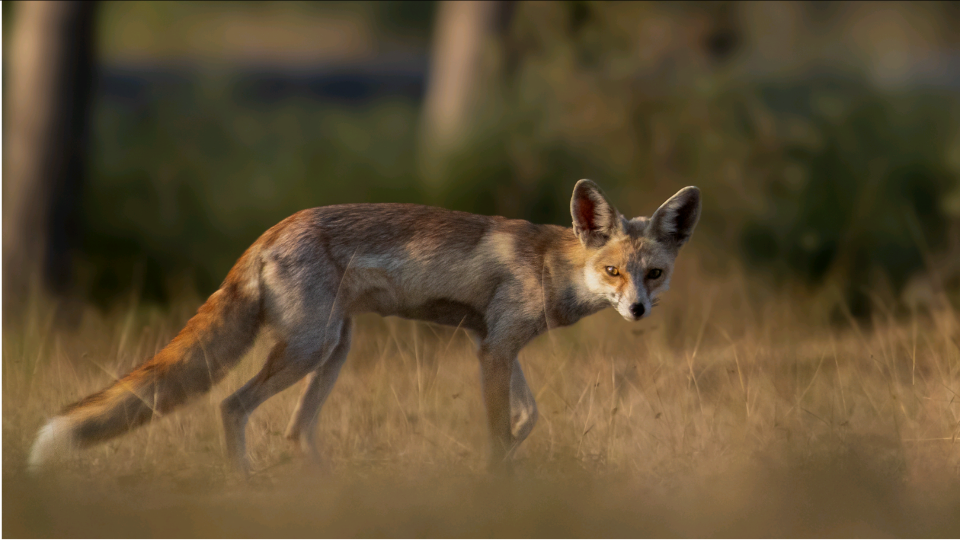
#> input picture content-archive/video/desert_fox/img/f1.png, 1920 x 1080 px, given in place of 35021122-image.jpg, which was not available (shown at 1/2 size)
$ python runfalcon2.py
#> lines starting #> are read from the running program, lines starting #| are printed output that depends on the picture; after the words box and inside, x2 and y2 are one past the last pixel; in counts of white or black regions, pixels touching at a corner belong together; pictures that were not available may be replaced by others from this repository, and a replacement may not be noted
### content-archive/code/carousels/ref2.py
import numpy as np, cv2, sys
from PIL import Image, ImageDraw, ImageFont, ImageFilter
U="/root/.claude/uploads/530e917f-6900-5386-87f2-01588fc50eb7/"
FL=["64a42d44","b1208e85","26726f42","dc158818","f02d75ca","4dec5138","35021122"]
FD="fonts/"; OUT="falcon/"
W,H=1080,1440
CREAM=(244,238,226); GOLD=(226,184,104); GREY=(190,186,176); BG=(10,12,10)
anton=lambda s:ImageFont.truetype(FD+"Anton-Regular.ttf",int(s))
bc=lambda s:ImageFont.truetype(FD+"BarlowCondensed-Medium.ttf",int(s))
bcs=lambda s:ImageFont.truetype(FD+"BarlowCondensed-SemiBold.ttf",int(s))
bar=lambda s:ImageFont.truetype(FD+"Barlow-Regular.ttf",int(s))
barm=lambda s:ImageFont.truetype(FD+"Barlow-Medium.ttf",int(s))
def corm(s):
    f=ImageFont.truetype(FD+"CormorantGaramond-Italic[wght].ttf",int(s))
    try: f.set_variation_by_axes([500])
    except Exception: pass
    return f

def load_subject(i,xr=None,crop=None):
#> called with i = 6, crop = (0.16, 0, 0.84, 0.48)
    src=Image.open(U+FL[i]+"-image.jpg").convert("RGB")
#> src is the input picture: PIL image 1920x1080 RGB; mean R, G, B 94.3, 77.8, 50.2
    a=np.array(Image.open(f"cutf/{i}.png").split()[-1])
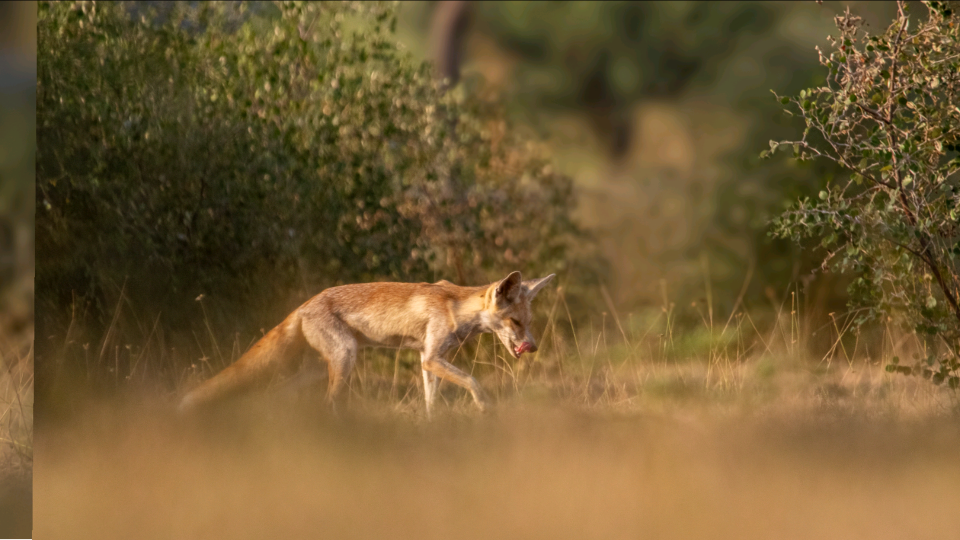
#> input picture content-archive/video/desert_fox/img/f2.png, 1920 x 1080 px, given in place of 6.png, which was not available (shown at 1/2 size)
    if crop:
        fx0,fy0,fx1,fy1=crop; X0,Y0,X1,Y1=int(fx0*src.width),int(fy0*src.height),int(fx1*src.width),int(fy1*src.height)
#> after `X0, Y0, X1, Y1 = (int(fx0 * src.width), int(fy0 * src.height), int(fx1`: X0 = 307; Y0 = 0; X1 = 1612; Y1 = 518
        src=src.crop((X0,Y0,X1,Y1)); a=a[Y0:Y1,X0:X1]
    b=(a>127).astype(np.uint8)
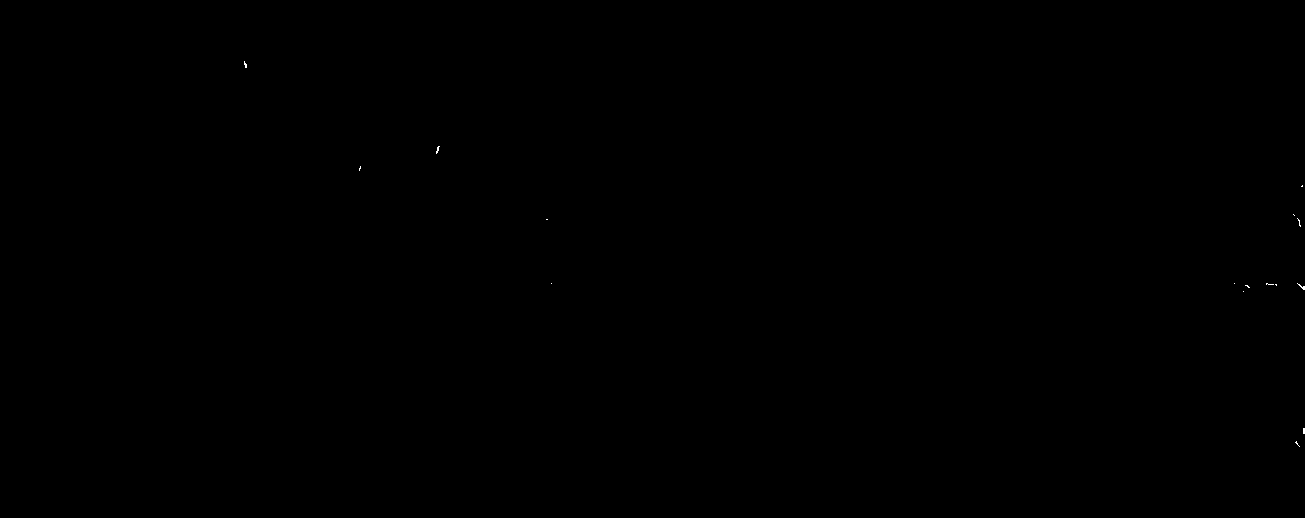
#> b: shape (518, 1305); values 0 (black) and 1 (white), 0.02% white in thin lines or dots, all inside (x1, y1, x2, y2) = (244, 61, 1305, 447)
    if xr:
        b[:, :int(xr[0]*b.shape[1])]=0; b[:, int(xr[1]*b.shape[1]):]=0
    # keep only components above 1% of the largest
    n,lab,st,_=cv2.connectedComponentsWithStats(b,8)
#> lab: shape (518, 1305) int32; 17 distinct labels, from 0 to 16
#> n = 17; st = 17 rows, first 6: [0, 0, 1305, 518, 675878], [244, 61, 3, 7, 13], [436, 146, 4, 8, 15], [359, 166, 2, 5, 6], [1301, 185, 2, 2, 3], [1293, 214, 2, 2, 2]
    if n>1:
        big=st[1:,4].max(); keep=[k+1 for k in range(n-1) if st[k+1,4]>=0.01*big]
#> after `big = st[1:, 4].max()`: big = 18
#> after `keep = [k + 1 for k in range(n - 1) if st[k + 1, 4] >= 0.01 * big]`: keep = [1, 2, 3, 4, 5, 6, 7, 8, 9, 10, 11, 12, 13, 14, 15, 16]
        b=np.isin(lab,keep).astype(np.uint8)
    ys,xs=np.where(b>0); bw,bh=xs.max()-xs.min(),ys.max()-ys.min()
#> after `ys, xs = np.where(b > 0)`: ys = 112 values from 61 to 446; xs = 112 values, max 1304 at index 79, min 244 at index 0, mean 984.1
#> after `bw, bh = (xs.max() - xs.min(), ys.max() - ys.min())`: bw = 1060; bh = 385
    k=max(3,int(0.035*max(bw,bh))|1)
#> k = 37
    b=cv2.morphologyEx(b,cv2.MORPH_CLOSE,cv2.getStructuringElement(cv2.MORPH_ELLIPSE,(k,k)))
#> b: shape (518, 1305); values 0 (black) and 1 (white), 0.06% white; 13 white regions (9 under 20 px), largest, box (x1, y1, x2, y2) and area: (1293, 202, 1305, 227) 148, (1295, 428, 1305, 447) 95, (1236, 284, 1252, 292) 52, (1297, 283, 1305, 290) 28
    # fill holes
    ff=b.copy(); h_,w_=ff.shape; m=np.zeros((h_+2,w_+2),np.uint8); cv2.floodFill(ff,m,(0,0),2)
#> after `h_, w_ = ff.shape`: h_ = 518; w_ = 1305
    b=np.where(ff==2,0,1).astype(np.uint8)
    alpha=cv2.GaussianBlur(b.astype(np.float32)*255,(0,0),1.6)
    tch=dict(t=b[0,:].mean()>0.01,b=b[-1,:].mean()>0.01,l=b[:,0].mean()>0.01,r=b[:,-1].mean()>0.01)
#> tch = {'t': False, 'b': False, 'l': False, 'r': True}
    return src,alpha,(xs.min(),ys.min(),xs.max(),ys.max()),tch

def gold_tex(seed=1):
    rng=np.random.default_rng(seed)
    yy=np.linspace(0,1,H)[:,None]; xx=np.linspace(0,1,W)[None,:]
    top=np.array([252,232,170],np.float32); bot=np.array([206,160,84],np.float32)
    base=top[None,None,:]*(1-yy[:,:,None])+bot[None,None,:]*yy[:,:,None]
    base=base*(0.96+0.08*xx[:,:,None])
    def nz(s):
        n=rng.normal(0,1,(H,W)).astype(np.float32); return cv2.GaussianBlur(n,(0,0),s)
    n1=nz(40); n1/=np.abs(n1).max()
    n2=nz(10); n2/=np.abs(n2).max()
    ridge=np.abs(nz(5)-nz(12)); ridge/=ridge.max()
    fine=rng.normal(0,1,(H,W)).astype(np.float32)
    tex=base*(1+0.12*n1[:,:,None]+0.07*n2[:,:,None])+(ridge[:,:,None]**2)*34-8+fine[:,:,None]*5
    return np.clip(tex,0,255)
TEX=gold_tex()

def wrap_text(d,t,font,maxw):
    out=[];cur=""
    for w in t.split():
        c=(cur+" "+w).strip()
        if d.textlength(c,font=font)<=maxw: cur=c
        else: out.append(cur);cur=w
    out.append(cur);return out

def title_block(lines,cap):
    probe=ImageDraw.Draw(Image.new("L",(10,10)))
    f100=anton(100); wmax=max(probe.textlength(l,font=f100) for l in lines)
    size=min(920/wmax*100,cap)
    f=anton(size); asc,desc=f.getmetrics()
    capH=f.getbbox("H")[3]-f.getbbox("H")[1]
    lh=capH*1.12
    return f,size,capH,lh,len(lines)*lh-(lh-capH)

def build(idx,lead,lines,sub,facts,counter,fname,cap=None,subject_xshift=0,bird_bottom=1130,force_title_top=None,sub_side=None,bg_fill=None,xr=None,bh_t=520,footer_text=None,crop=None,s_force=None,post=None,subject_xshift_=0,ov=0.5,sub_xy=None):
    src,alpha,(bx0,by0,bx1,by1),tch=load_subject(idx,xr,crop)
#> bx0 = 244; by0 = 61; bx1 = 1304; by1 = 446; tch = {'t': False, 'b': False, 'l': False, 'r': True}
    Ws,Hs=src.size; bw,bh=bx1-bx0,by1-by0; bcx=(bx0+bx1)/2
#> after `Ws, Hs = src.size`: Ws = 1305; Hs = 518
#> after `bw, bh = (bx1 - bx0, by1 - by0)`: bw = 1060; bh = 385
#> after `bcx = (bx0 + bx1) / 2`: bcx = 774
    cap=cap or (380 if len(lines)==1 else 300 if len(lines)==2 else 250)
    f,size,capH,lh,tblock=title_block(lines,cap)
    s=min(980/bw,bh_t/bh,2.3)
#> s = 0.925
    if s_force: s=s_force
    bhs=bh*s
#> bhs = 423.5
    if bhs>=400:
        btop=bird_bottom-bhs
#> btop = 706.5
        ttop=btop+ov*capH-tblock
#> ttop = 434.3
        if ttop<200: ttop=200; btop=max(btop,ttop+tblock-ov*capH)
    else:
        ttop=force_title_top or 300
        btop=min(ttop+tblock-ov*capH,bird_bottom-bhs)
    # place source
    ox=540+subject_xshift-s*bcx; oy=btop-s*by0
#> after `ox = 540 + subject_xshift - s * bcx`: ox = -11.4
#> after `oy = btop - s * by0`: oy = 639.4
    ox=min(0,max(1080-s*Ws,ox)) if s*Ws>=1080 else (1080-s*Ws)/2
    sw,sh=int(Ws*s),int(Hs*s)
#> sw = 1435; sh = 569
    ph=src.resize((sw,sh),Image.LANCZOS); al=Image.fromarray(alpha.astype(np.uint8)).resize((sw,sh),Image.LANCZOS)
    ix,iy=int(ox),int(oy)
#> ix = -11; iy = 639
    pl,pt,pr,pb=max(0,ix),max(0,iy),max(0,W-ix-sw),max(0,H-iy-sh)
#> pl = 0; pt = 639; pr = 0; pb = 232
    pa=np.array(ph)
    if pl or pt or pr or pb:
        padded=cv2.copyMakeBorder(pa,min(pt,sh-1),min(pb,sh-1),min(pl,sw-1),min(pr,sw-1),cv2.BORDER_REPLICATE)
        if padded.shape[0]<sh+pt+pb or padded.shape[1]<sw+pl+pr:
            padded=cv2.copyMakeBorder(padded,0,max(0,sh+pt+pb-padded.shape[0]),0,max(0,sw+pl+pr-padded.shape[1]),cv2.BORDER_REPLICATE)
#> padded: shape (1440, 1435, 3)
        blurred=cv2.GaussianBlur(padded,(0,0),30)
        mk=np.zeros(padded.shape[:2],np.float32); mk[pt:pt+sh,pl:pl+sw]=1
        mk=cv2.GaussianBlur(mk,(0,0),55)[:,:,None]
        fill=blurred.copy().astype(np.float32)
        padded=padded.copy()
        if tch['b']: padded[pt+sh:,:]=BG
        if tch['t']: padded[:pt,:]=BG
        if tch['l']: padded[:,:pl]=BG
        if tch['r']: padded[:,pl+sw:]=BG
        if tch['b']: fill[pt+sh:,:]=BG
        if tch['t']: fill[:pt,:]=BG
        if tch['l']: fill[:,:pl]=BG
        if tch['r']: fill[:,pl+sw:]=BG
        pad_all=(padded*mk+fill*(1-mk)).astype(np.uint8)
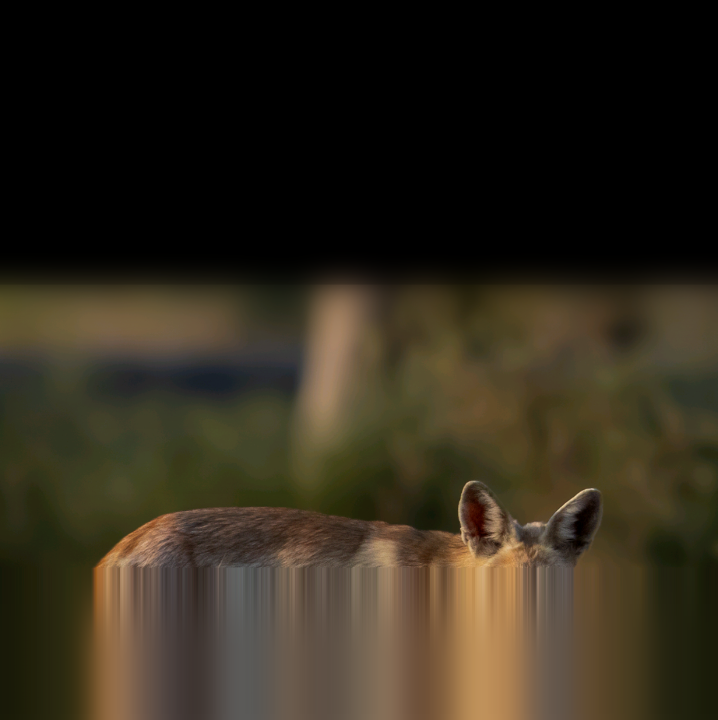
#> pad_all: shape (1440, 1435, 3) (shown at 1/2 size); mean R, G, B 49.4, 42.3, 28.2
    else: pad_all=pa
    ox0=ix-pl; oy0=iy-pt
#> after `ox0 = ix - pl`: ox0 = -11
#> after `oy0 = iy - pt`: oy0 = 0
    cx0=-ox0; cy0=-oy0
#> after `cx0 = -ox0`: cx0 = 11
#> after `cy0 = -oy0`: cy0 = 0
    canvas=Image.fromarray(pad_all[cy0:cy0+H,cx0:cx0+W])
    arr=np.array(canvas).astype(np.float32)
    arr*=0.80
    # vignette + bottom gradient
    yy,xx=np.mgrid[0:H,0:W]; d=np.sqrt(((xx-W/2)/(W/2))**2+((yy-H/2)/(H/2))**2)
    arr*= (1-0.30*np.clip(d-0.5,0,1)**1.4)[:,:,None]
    g=np.clip((yy-1020)/420,0,1)*0.82; arr=arr*(1-g[:,:,None])+np.array(BG,np.float32)*g[:,:,None]
#> after `arr = arr * (1 - g[:, :, None]) + np.array(BG, np.float32) * g[:, :, N`:
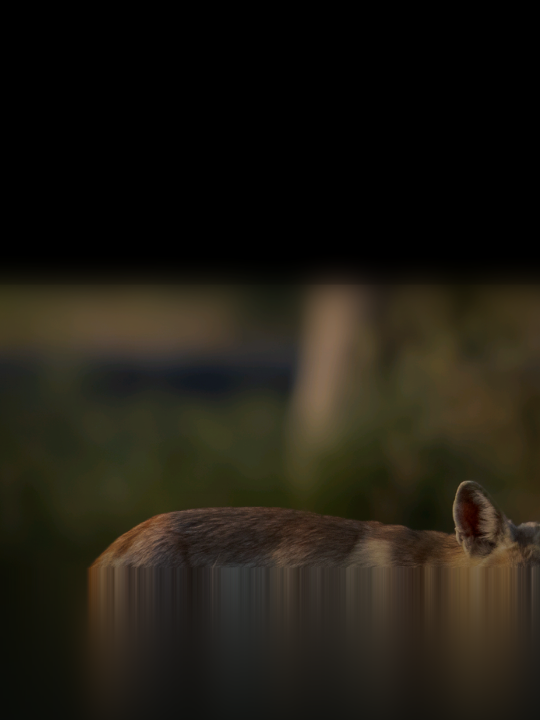
#> arr: shape (1440, 1080, 3) float64 (shown at 1/2 size); mean R, G, B 31.6, 27.7, 18.7
    gt=np.clip((240-yy)/240,0,1)*0.55; arr=arr*(1-gt[:,:,None])+np.array(BG,np.float32)*gt[:,:,None]
    # title (gold) behind subject
    tm=Image.new("L",(W,H),0); td=ImageDraw.Draw(tm)
#> after `tm = Image.new('L', (W, H), 0)`: tm: PIL image 1080x1440 L; every value is 0
    ys=ttop
#> ys = 434.3
    for ln in lines:
        td.text((64,ys),ln,font=f,fill=255,anchor="la")
        # Anton top bearing: adjust so cap top == ys
        ys+=lh
#> this loop made 2 passes
#> ys on passes 1 to 2: 622.5, 810.7
#> after the loop, ys = 810.7
    # shift: compensate font bearing
    bb=f.getbbox("H"); off=bb[1]
    tm=Image.new("L",(W,H),0); td=ImageDraw.Draw(tm); ys=ttop-off
#> after `ys = ttop - off`: ys = 388.3
    for ln in lines: td.text((64,ys),ln,font=f,fill=255,anchor="la"); ys+=lh
#> this loop made 2 passes
#> ys on passes 1 to 2: 576.5, 764.7
#> after the loop, ys = 764.7
    tmn=np.array(tm).astype(np.float32)/255
    sh_=cv2.GaussianBlur(tmn,(0,0),14)*0.55
    arr=arr*(1-sh_[:,:,None])
    arr=arr*(1-tmn[:,:,None])+TEX*tmn[:,:,None]
    canvas=Image.fromarray(np.clip(arr,0,255).astype(np.uint8))
    # subject on top
    sub_rgb=ph; full_al=Image.new("L",(W,H),0); full_al.paste(al,(int(ox),int(oy)))
    sub_layer=Image.new("RGB",(W,H),(0,0,0)); sub_layer.paste(sub_rgb,(int(ox),int(oy)))
#> after `sub_layer = Image.new('RGB', (W, H), (0, 0, 0))`: sub_layer: PIL image 1080x1440 RGB; every value is 0
#> after `sub_layer.paste(sub_rgb, (int(ox), int(oy)))`:
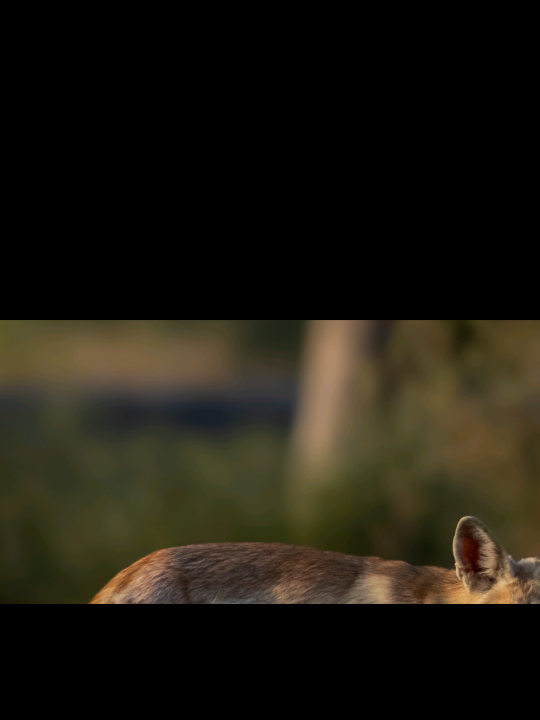
#> sub_layer: PIL image 1080x1440 RGB (shown at 1/2 size); mean R, G, B 30.3, 26.7, 17.1
    canvas=Image.composite(sub_layer,canvas,full_al)
    amask=np.array(full_al).astype(np.float32)/255
    d=ImageDraw.Draw(canvas)
    # lead italic
    d.text((66,ttop-106),lead,font=corm(78),fill=(236,230,214),anchor="la")
    # header
    d.text((64,52),"THE NATURAL ANGLE",font=bcs(26),fill=(220,214,200))
    cnt=counter; tw=d.textlength(cnt,font=bcs(26))+44
#> after `tw = d.textlength(cnt, font=bcs(26)) + 44`: tw = 85.86
    d.rounded_rectangle([W-64-tw,38,W-64,86],radius=24,fill=(20,20,18))
    d.text((W-64-tw+22,48),cnt,font=bcs(26),fill=CREAM)
    # subtitle
    tb=ttop+tblock
#> tb = 790.5
    sublines=sub.split("|")
    probe2=ImageDraw.Draw(Image.new('L',(10,10)))
    sf=bc(64)
    if max(probe2.textlength(l,font=sf) for l in sublines)>470: sf=bc(50)
    lead_w=probe2.textlength(lead,font=corm(78))+66
    sw_=max(d.textlength(l,font=sf) for l in sublines); sh2=len(sublines)*(62 if sf.size>=60 else 50)
#> after `sw_ = max((d.textlength(l, font=sf) for l in sublines))`: sw_ = 375.2
    cands=[(64,tb+30),(W-64-sw_,tb+30)]
#> cands = [(64, 820.5), (640.8, 820.5)]
    if W-64-sw_>lead_w+24: cands.append((W-64-sw_,ttop-sh2-6))
    best=None
    for (cx_,cy_) in cands:
        x0_,y0_,x1_,y1_=int(cx_),int(cy_),int(cx_+sw_),int(cy_+sh2)
        reg=amask[max(0,y0_):min(H,y1_),max(0,x0_):min(W,x1_)]
        ov=reg.mean() if reg.size else 1
        if best is None or ov<best[0]: best=(ov,cx_,cy_)
#> this loop made 2 passes
#> (cx_, cy_, x0_, y0_, x1_, y1_, ov, best) on passes 1 to 2: (64, 820.5, 64, 820, 439, 882, 0.00029, (0.00029, 64, 820.5)), (640.8, 820.5, 640, 820, 1016, 882, 0, (0, 640.8, 820.5))
#> pass 1, in build, `reg=amask[max(0,y0_):min(H,y1_),max(0,x0_):min(W,x1_)]`:
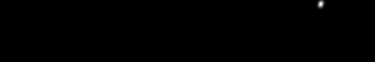
#> reg: shape (62, 375) float32; min 0, max 0.263, mean 0.00029; drawn with min black and max white
    ov,sx,sy=best
#> sx = 640.8; sy = 820.5
    if sub_side=="left": sx,sy=64,tb+30
    if sub_side=="right": sx,sy=W-64-sw_,tb+30
    step=(62 if sf.size>=60 else 50)
    for k,l in enumerate(sublines):
        if sub_xy:
            mode,xx,yy=sub_xy
            px=xx if mode=='L' else xx-d.textlength(l,font=sf)
            d.text((px,yy+k*step),l,font=sf,fill=(205,200,190))
        else:
            d.text((sx if sx==64 else W-64-d.textlength(l,font=sf),sy+k*step),l,font=sf,fill=(205,200,190))
    if footer_text: d.text((64,1262),footer_text,font=corm(52),fill=GOLD)
    # facts
    n=max(1,len(facts)); gap=36; colw=(W-128-gap*(n-1))/n
    fy=1196
    for k,(lab,txt) in enumerate(facts if facts else []):
        x=64+k*(colw+gap)
        d.line([(x,fy),(x,fy+128)],fill=(150,146,134),width=2)
        d.text((x+22,fy-2),lab,font=bcs(22),fill=GOLD)
        ls=wrap_text(d,txt,bar(26),colw-30)
        for j,l in enumerate(ls[:4]): d.text((x+22,fy+30+j*32),l,font=bar(26),fill=CREAM)
#> this loop made 2 passes
#> ls on pass 1: ['One breeding pair, watched for', 'a full season in 2019.']
    if post: post(d,canvas,amask)
    # grain
    arr=np.array(canvas).astype(np.float32)+np.random.default_rng(7).normal(0,5.5,(H,W,1))
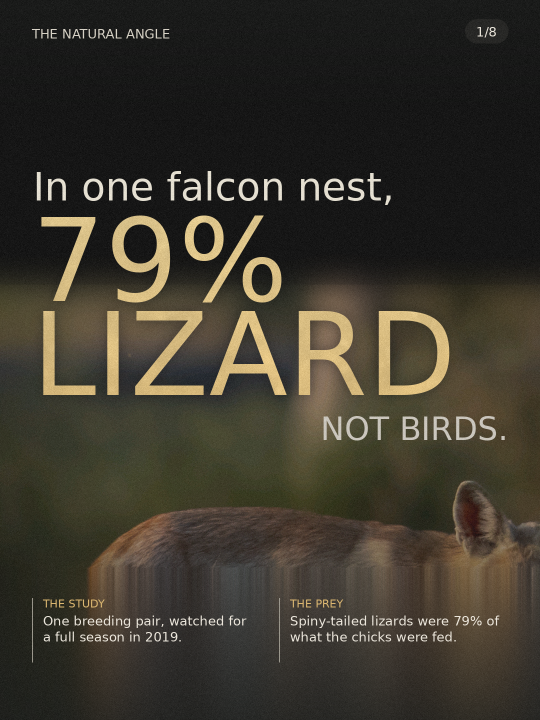
#> arr: shape (1440, 1080, 3) float64 (shown at 1/2 size); mean R, G, B 42.6, 37.6, 25.9; drawn with min black and max white
    Image.fromarray(np.clip(arr,0,255).astype(np.uint8)).save(OUT+fname,quality=95)
    return ov

# [6 lines that do not run on import are left out]

### content-archive/code/carousels/runfalcon2.py

import ref2
from ref2 import *
ref2.OUT="falcon2/"
def bar_post(d,canvas,amask):
    x0,x1,y=64,W-64,1212
    d.text((x0,y-44),"SHARE OF PREY FED TO FOUR CHICKS, ONE NEST, 2019",font=bcs(22),fill=GOLD)
    wl=int((x1-x0)*0.79)
    d.rectangle([x0,y,x0+wl-4,y+58],fill=(226,184,104))
    d.rectangle([x0+wl,y,x1,y+58],fill=(92,90,84))
    d.text((x0+14,y+10),"SPINY-TAILED LIZARD  79%",font=bcs(32),fill=(20,16,8))
    d.text((x0+wl+10,y+16),"15 OTHER KINDS  21%",font=bc(22),fill=(235,232,222))
    d.text((x0,y+76),"Includes 4 reptile, 5 mammal and 3 bird species in total.",font=bar(24),fill=(190,186,176))
def ladder_post(d,canvas,amask):
    lx=1000; ytop,ybot=300,1130; scale=(ybot-ytop)/4360.0
    d.line([(lx,ytop),(lx,ybot)],fill=(150,146,134),width=3)
    marks=[(0,"SEA LEVEL",False),(1000,"1,000 M  USUAL LIMIT",False),(1980,"1,980 M  NEPAL",False),(4360,"4,360 M  LADAKH",True)]
    for m,lab,hi in marks:
        y=ybot-m*scale
        d.ellipse([lx-9,y-9,lx+9,y+9],fill=GOLD if hi else (210,205,194))
        f=bcs(26) if hi else bc(24)
        d.text((lx-24-d.textlength(lab,font=f),y-14),lab,font=f,fill=GOLD if hi else (215,210,198))
S=[
 (6,"In one falcon nest,",["79%","LIZARD"],"NOT BIRDS.",[("THE STUDY","One breeding pair, watched for a full season in 2019."),("THE PREY","Spiny-tailed lizards were 79% of what the chicks were fed.")],"1/8","slide1.jpg",dict(crop=(0.16,0.0,0.84,0.48),cap=230,s_force=1.1,subject_xshift=300)),
 (0,"Falcons hunt birds.",["BIRDS","ONLY?"],"NOT QUITE.",[("THE USUAL STORY","Fast aerial chases after doves and small birds."),("ALSO ON THE MENU","Bats, small mammals, lizards and large insects.")],"2/8","slide2.jpg",dict(bh_t=470)),
 (2,"In that same nest,",["16"],"KINDS OF PREY|FED TO FOUR CHICKS",[],"3/8","slide3.jpg",dict(bh_t=520,post=bar_post,sub_xy=('R',1016,372))),
 (5,"It hunts",["LOW","AND FAST"],"FROM A PERCH.|OR AT GROUND LEVEL.",[("HOW","From an exposed perch, or in fast, low flight over open ground."),("WHEN IT STOOPS","When the target is a bird.")],"4/8","slide4.jpg",dict(bh_t=330)),
 (4,"Once recorded at",["4,360 M"],"IN LADAKH.",[("USUAL RANGE","Mostly below 1,000 m. A resident, not a mountain bird."),("USUAL HOME","Dry, open country, farmland, villages and cities.")],"5/8","slide5.jpg",dict(bh_t=340,cap=225,post=ladder_post,ov=0.2,subject_xshift=120)),
 (3,"It does not build one.",["BORROWED","NEST"],"OLD NESTS OF|CROWS AND VULTURES.",[("THE NEST","Takes over old stick nests, even Egyptian Vulture nests, and adds no material."),("THE SEASON","Eggs are laid from January to April.")],"6/8","slide6.jpg",dict(crop=(0.0,0.02,1.0,0.80),bh_t=540,bird_bottom=1050,sub_xy=('R',1016,420))),
 (1,"A suspected fall of",["20-29%"],"IN ABOUT TEN YEARS.",[("WHAT IS LEFT","10,000 to 19,999 mature birds worldwide."),("WHY","Pesticides, habitat loss, and capture as bait for larger falcons.")],"7/8","slide7.jpg",dict(bh_t=300,cap=300,ov=0.12)),
 (0,"Next time a falcon sits on a pole,",["LOOK","TWICE"],"IT MIGHT BE|A LAGGAR.",[("PROTECTED","Schedule I of India's Wildlife Protection Act."),("YOUR TURN","Where have you seen one? Tell me below.")],"8/8","slide8.jpg",dict(crop=(0.18,0.22,0.82,0.98),bh_t=540,ov=0.3)),
]
for (idx,lead,lines,sub,facts,cnt,fn,kw) in S:
#> (the run stopped early here; a loop or call above may not have finished)
